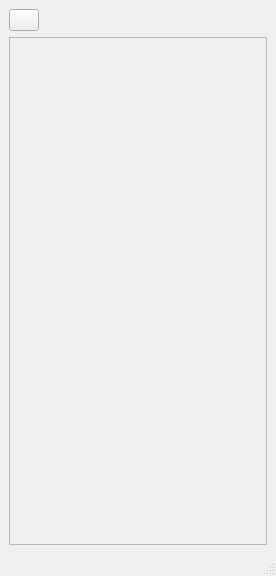
<?xml version="1.0" encoding="UTF-8"?>
<ui version="4.0">
 <class>WatchlistWindow</class>
 <widget class="QMainWindow" name="WatchlistWindow">
  <property name="geometry">
   <rect>
    <x>0</x>
    <y>0</y>
    <width>276</width>
    <height>576</height>
   </rect>
  </property>
  <property name="windowTitle">
   <string>MainWindow</string>
  </property>
  <widget class="QWidget" name="centralwidget">
   <layout class="QVBoxLayout" name="verticalLayout">
    <item>
     <widget class="QPushButton" name="addSymbolButton">
      <property name="maximumSize">
       <size>
        <width>30</width>
        <height>30</height>
       </size>
      </property>
      <property name="text">
       <string/>
      </property>
      <property name="icon">
       <iconset resource="../../DataAlpha.qrc">
        <normaloff>:/icons/resources/icons/buttons/add.png</normaloff>:/icons/resources/icons/buttons/add.png</iconset>
      </property>
      <property name="iconSize">
       <size>
        <width>30</width>
        <height>30</height>
       </size>
      </property>
     </widget>
    </item>
    <item>
     <widget class="QScrollArea" name="scrollArea">
      <property name="widgetResizable">
       <bool>true</bool>
      </property>
      <widget class="QWidget" name="scrollAreaWidgetContents">
       <property name="geometry">
        <rect>
         <x>0</x>
         <y>0</y>
         <width>256</width>
         <height>477</height>
        </rect>
       </property>
       <widget class="QWidget" name="scrollAreaWidgetContents_2" native="true">
        <property name="geometry">
         <rect>
          <x>70</x>
          <y>170</y>
          <width>120</width>
          <height>80</height>
         </rect>
        </property>
       </widget>
      </widget>
     </widget>
    </item>
   </layout>
  </widget>
  <widget class="QMenuBar" name="menubar">
   <property name="geometry">
    <rect>
     <x>0</x>
     <y>0</y>
     <width>276</width>
     <height>22</height>
    </rect>
   </property>
  </widget>
  <widget class="QStatusBar" name="statusbar"/>
 </widget>
 <resources>
  <include location="../../DataAlpha.qrc"/>
 </resources>
 <connections/>
</ui>
